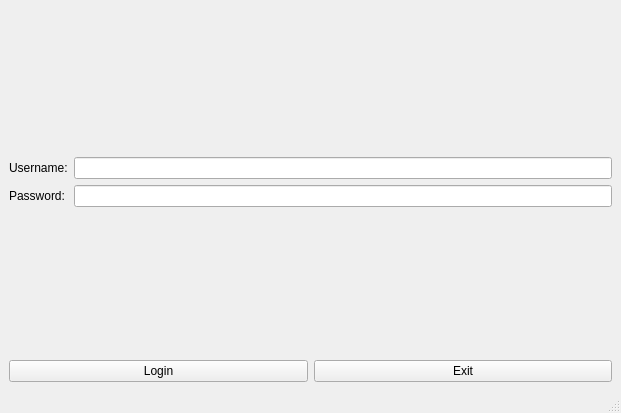
<?xml version="1.0" encoding="UTF-8"?>
<ui version="4.0">
 <class>MainWindow</class>
 <widget class="QMainWindow" name="MainWindow">
  <property name="geometry">
   <rect>
    <x>0</x>
    <y>0</y>
    <width>621</width>
    <height>413</height>
   </rect>
  </property>
  <property name="windowTitle">
   <string>MainWindow</string>
  </property>
  <widget class="QWidget" name="centralwidget">
   <layout class="QGridLayout" name="gridLayout">
    <item row="4" column="0">
     <widget class="QPushButton" name="Login">
      <property name="text">
       <string>Login</string>
      </property>
     </widget>
    </item>
    <item row="3" column="0" colspan="2" alignment="Qt::AlignBottom">
     <widget class="QLabel" name="label_3">
      <property name="sizePolicy">
       <sizepolicy hsizetype="Minimum" vsizetype="Minimum">
        <horstretch>0</horstretch>
        <verstretch>0</verstretch>
       </sizepolicy>
      </property>
      <property name="minimumSize">
       <size>
        <width>1</width>
        <height>1</height>
       </size>
      </property>
      <property name="text">
       <string/>
      </property>
     </widget>
    </item>
    <item row="2" column="0" colspan="2">
     <layout class="QHBoxLayout" name="horizontalLayout_2">
      <item>
       <layout class="QHBoxLayout" name="horizontalLayout">
        <item>
         <layout class="QVBoxLayout" name="verticalLayout">
          <item>
           <widget class="QLabel" name="label">
            <property name="text">
             <string>Username:</string>
            </property>
           </widget>
          </item>
          <item>
           <widget class="QLabel" name="label_2">
            <property name="text">
             <string>Password:</string>
            </property>
           </widget>
          </item>
         </layout>
        </item>
       </layout>
      </item>
      <item>
       <layout class="QVBoxLayout" name="verticalLayout_5">
        <item>
         <widget class="QLineEdit" name="lineEdit_2"/>
        </item>
        <item>
         <widget class="QLineEdit" name="lineEdit">
          <property name="echoMode">
           <enum>QLineEdit::Password</enum>
          </property>
         </widget>
        </item>
       </layout>
      </item>
     </layout>
    </item>
    <item row="4" column="1">
     <widget class="QPushButton" name="Exit">
      <property name="text">
       <string>Exit</string>
      </property>
     </widget>
    </item>
    <item row="1" column="0" colspan="2">
     <widget class="QLabel" name="label_4">
      <property name="text">
       <string/>
      </property>
      <property name="scaledContents">
       <bool>false</bool>
      </property>
      <property name="alignment">
       <set>Qt::AlignCenter</set>
      </property>
     </widget>
    </item>
   </layout>
  </widget>
  <widget class="QStatusBar" name="statusbar"/>
 </widget>
 <tabstops>
  <tabstop>lineEdit_2</tabstop>
  <tabstop>lineEdit</tabstop>
  <tabstop>Login</tabstop>
  <tabstop>Exit</tabstop>
 </tabstops>
 <resources/>
 <connections>
  <connection>
   <sender>lineEdit</sender>
   <signal>returnPressed()</signal>
   <receiver>Login</receiver>
   <slot>click()</slot>
   <hints>
    <hint type="sourcelabel">
     <x>140</x>
     <y>205</y>
    </hint>
    <hint type="destinationlabel">
     <x>150</x>
     <y>369</y>
    </hint>
   </hints>
  </connection>
 </connections>
</ui>
